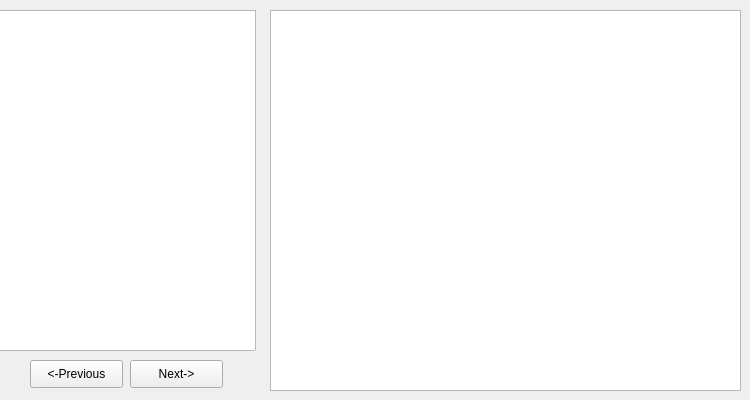
     <widget class="QWidget" name="tab_10">
      <attribute name="title">
       <string>Cross‑kriging neighbourhood</string>
      </attribute>
      <widget class="QGraphicsView" name="plotWidget_cross_kriging_map_neighb">
       <property name="geometry">
        <rect>
         <x>270</x>
         <y>10</y>
         <width>471</width>
         <height>381</height>
        </rect>
       </property>
       <property name="minimumSize">
        <size>
         <width>300</width>
         <height>200</height>
        </size>
       </property>
      </widget>
      <widget class="QTableWidget" name="tableWidget_cross_kriging_weights">
       <property name="geometry">
        <rect>
         <x>-5</x>
         <y>10</y>
         <width>261</width>
         <height>341</height>
        </rect>
       </property>
      </widget>
      <widget class="QPushButton" name="pushButton_previous">
       <property name="geometry">
        <rect>
         <x>30</x>
         <y>360</y>
         <width>93</width>
         <height>28</height>
        </rect>
       </property>
       <property name="text">
        <string>&lt;-Previous</string>
       </property>
      </widget>
      <widget class="QPushButton" name="pushButton_next">
       <property name="geometry">
        <rect>
         <x>130</x>
         <y>360</y>
         <width>93</width>
         <height>28</height>
        </rect>
       </property>
       <property name="text">
        <string>Next-&gt;</string>
       </property>
      </widget>
     </widget>
